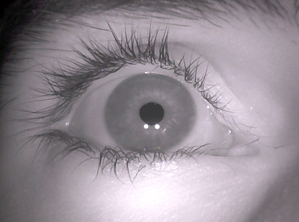
//> input picture Tutorial/Tutorial_Line_Detection/eyepupil.png, 299 x 222 px
$ ./Canny_edge_Demo   (built with g++ and OpenCV 4)
//> lines starting //> are read from the running program, lines starting //| are printed output that depends on the picture
//> further down, src is the input picture: 222 rows x 299 cols, CV_8UC3; mean B, G, R 148.2, 140.6, 148.8
#include "opencv2/imgproc/imgproc.hpp"
#include "opencv2/highgui/highgui.hpp"
#include <stdlib.h>
#include <stdio.h>

using namespace cv;

/// Global variables

Mat src, src_gray;
Mat dst, detected_edges;

int edgeThresh = 1;
int lowThreshold;
int const max_lowThreshold = 100;
int ratio = 3;
int kernel_size = 3;
const char* window_name = "Edge Map";

/**
 * @function CannyThreshold
 * @brief Trackbar callback - Canny thresholds input with a ratio 1:3
 */
void CannyThreshold(int, void*)
{
	/// Reduce noise with a kernel 3x3
	blur(src_gray, detected_edges, Size(3, 3));
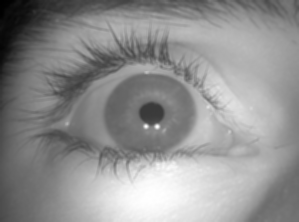
//> detected_edges: 222 rows x 299 cols, CV_8UC1; min 0, max 255, mean 143.9


	/// Canny detector
	Canny(detected_edges, detected_edges, lowThreshold, lowThreshold * ratio, kernel_size);
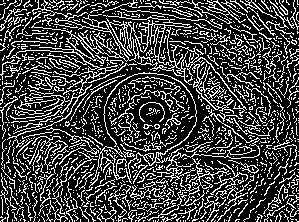
//> detected_edges: 222 rows x 299 cols, CV_8UC1; 26.5% white in thin lines or dots

	/// Using Canny's output as a mask, we display our result
	dst = Scalar::all(0);

	src.copyTo(dst, detected_edges);
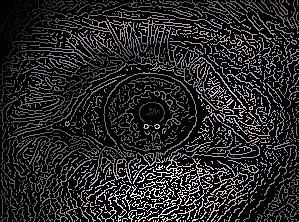
//> dst: 222 rows x 299 cols, CV_8UC3; mean B, G, R 39.8, 37.7, 40
	imshow(window_name, dst);
}


/** @function main */
int main(int argc, char** argv)
{
	/// Load an image
	//const char* filename = "pillsetc.png";
	const char* filename = "eyepupil.png";
	//const char* filename = "TrafficSign1.png";

	/// Read the image
	src = imread(filename, 1);

	if (!src.data)
	{
		return -1;
	}

	/// Create a matrix of the same type and size as src (for dst)
	dst.create(src.size(), src.type());

	/// Convert the image to grayscale
	cvtColor(src, src_gray, COLOR_BGR2GRAY);

	/// Create a window
	namedWindow(window_name, WINDOW_AUTOSIZE);

	/// Create a Trackbar for user to enter threshold
	createTrackbar("Min Threshold:", window_name, &lowThreshold, max_lowThreshold, CannyThreshold);

	/// Show the image
	CannyThreshold(0, 0);

	/// Wait until user exit program by pressing a key
	waitKey(0);

	return 0;
}

$ run again, with Tutorial/Tutorial_Line_Detection/TrafficSign1.png copied over Tutorial/Tutorial_Line_Detection/eyepupil.png
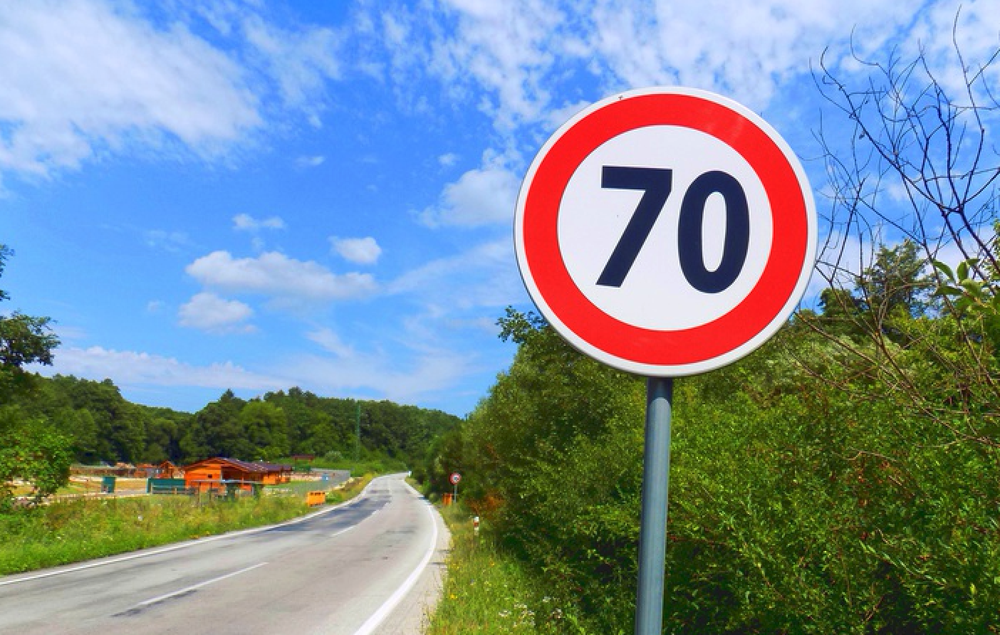
//> input picture Tutorial/Tutorial_Line_Detection/TrafficSign1.png, 1000 x 635 px, shrunk from 1404 x 892 before the run
//> src is the input picture: 635 rows x 1000 cols, CV_8UC3; mean B, G, R 151, 140.2, 121.6
//> in CannyThreshold, `Canny(detected_edges, detected_edges, lowThreshold, lowThreshold * rat..`:
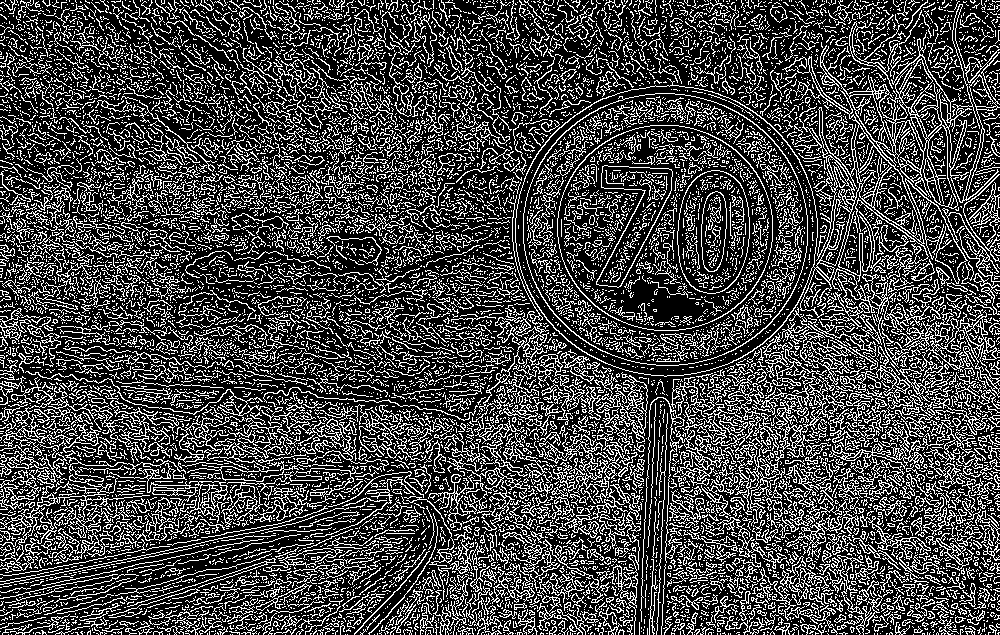
//> detected_edges: 635 rows x 1000 cols, CV_8UC1; 27.3% white in thin lines or dots
//> in CannyThreshold, `src.copyTo(dst, detected_edges);`:
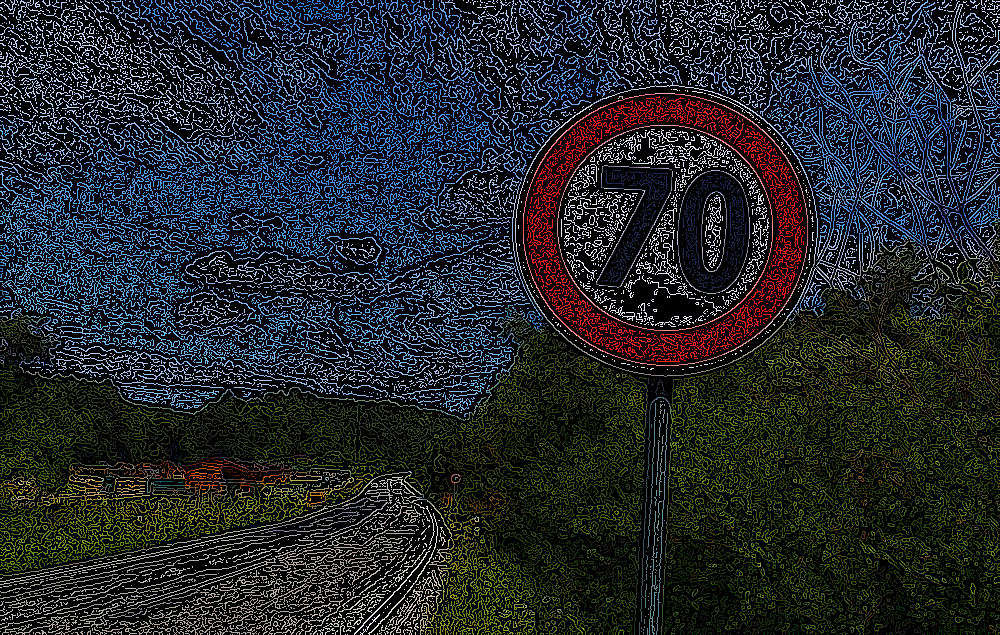
//> dst: 635 rows x 1000 cols, CV_8UC3; mean B, G, R 37.6, 36.6, 31.7
